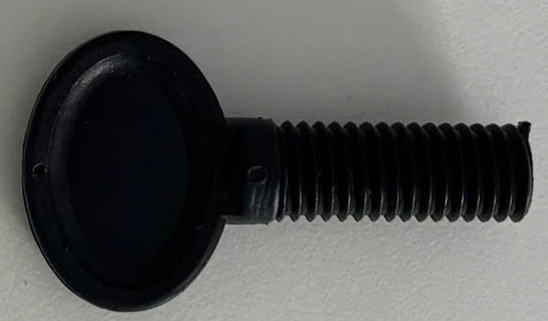
#> input picture src/data/sample/sample.jpg, 548 x 321 px, found by its file name
$ python mutil_matching_v3.py
#> lines starting #> are read from the running program, lines starting #| are printed output that depends on the picture; long printed decimals are rounded
import cv2
import numpy as np
import matplotlib.pyplot as plt

def rotate_image_keep_all(img, angle, borderValue=(255,255,255)):
    (h, w) = img.shape[:2]
    angle_rad = np.deg2rad(angle)
    cos = abs(np.cos(angle_rad))
    sin = abs(np.sin(angle_rad))
    new_w = int(h * sin + w * cos)
    new_h = int(h * cos + w * sin)
    M = cv2.getRotationMatrix2D((w/2, h/2), angle, 1.0)
    M[0,2] += (new_w - w) / 2
    M[1,2] += (new_h - h) / 2
    return cv2.warpAffine(img, M, (new_w, new_h), flags=cv2.INTER_LINEAR, borderValue=borderValue)

def match_and_draw_box_rotated(template_path, scene_path, use_akaze=True,
                               coarse_step=10, refine_window=5, refine_step=1,
                               ratio_test=0.75, min_inliers=8, resize_factor=0.5, debug=True):
    # Đọc ảnh
#> called with template_path = 'src\\data\\sample\\sample.jpg', scene_path = 'src\\data\\sample\\5.jpg', use_akaze = False, coarse_step = 10, refine_window = 5, refine_step = 1, ratio_test = 0.75, min_inliers = 8
    template = cv2.imread(template_path, cv2.IMREAD_GRAYSCALE)
#> template: shape (321, 548); min 0, max 199, mean 87.5
    scene = cv2.imread(scene_path, cv2.IMREAD_GRAYSCALE)
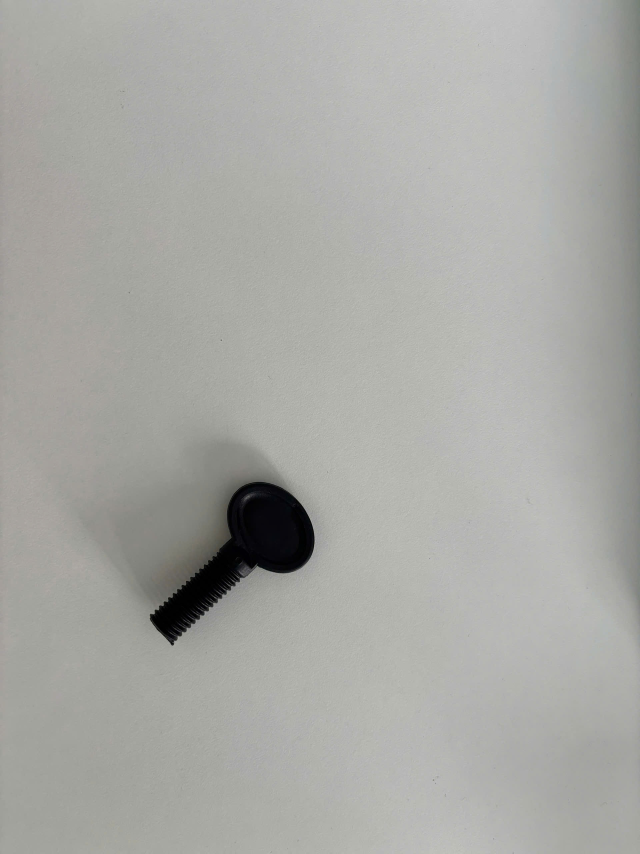
#> input picture src/data/sample/5.jpg, 1920 x 2560 px, found by its file name (shown at 1/3 size)
#> scene: shape (2560, 1920); min 0, max 206, mean 168.3
    if template is None or scene is None:
        raise FileNotFoundError("Không đọc được ảnh template hoặc scene")

    # Resize cho nhanh
    if resize_factor:
        template = cv2.resize(template, (0,0), fx=resize_factor, fy=resize_factor)
#> template: shape (160, 274)
        scene = cv2.resize(scene, (0,0), fx=resize_factor, fy=resize_factor)
#> scene: shape (1280, 960)

    # Detector
    detector = cv2.AKAZE_create() if use_akaze else cv2.SIFT_create()
    kp2, des2 = detector.detectAndCompute(scene, None)
#> kp2 = 130 keypoints; strongest (x, y, size): (401, 793, 96.2), (259, 927, 41.9), (258, 966, 3.1), (257, 957, 10.6)
    if des2 is None:
        print("Không có đặc trưng trong scene.")
        return

    # Matcher
    if use_akaze:
        matcher = cv2.BFMatcher(cv2.NORM_HAMMING)
    else:
        FLANN_INDEX_KDTREE = 1
        index_params = dict(algorithm=FLANN_INDEX_KDTREE, trees=5)
        search_params = dict(checks=50)
        matcher = cv2.FlannBasedMatcher(index_params, search_params)

    best = {'inliers': 0, 'angle': None, 'M': None, 'dst': None, 'good': []}

    def process_one(rot_tpl):
        kp1, des1 = detector.detectAndCompute(rot_tpl, None)
        if des1 is None:
            return None

        matches = matcher.knnMatch(des1, des2, k=2)
        good = []
        for m, n in matches:
            if m.distance < ratio_test * n.distance:
                good.append(m)
        if len(good) < 3:
            return None

        # Dùng affine transform thay vì homography
        good = sorted(good, key=lambda x: x.distance)[:20]
        src_pts = np.float32([kp1[m.queryIdx].pt for m in good]).reshape(-1,1,2)
        dst_pts = np.float32([kp2[m.trainIdx].pt for m in good]).reshape(-1,1,2)
        M, inliers = cv2.estimateAffinePartial2D(src_pts, dst_pts, method=cv2.RANSAC)

        if M is None or inliers is None:
            return None

        inliers_count = int(inliers.sum())
        h, w = rot_tpl.shape[:2]
        pts = np.float32([[0,0],[w,0],[w,h],[0,h]]).reshape(-1,1,2)
        dst = cv2.transform(pts, M)
        return {'inliers': inliers_count, 'M': M, 'dst': dst, 'good': good, 'kp1': kp1}

    # coarse search
    for angle in range(0, 360, coarse_step):
        rot = rotate_image_keep_all(template, angle)
        res = process_one(rot)
        if res and res['inliers'] > best['inliers']:
            best.update(res)
            best['angle'] = angle
        if debug:
            print(f"[coarse] angle={angle} inliers={res['inliers'] if res else 0}")
#> this loop made 36 passes
#> (matches in process_one, inliers_count in process_one) on passes 5, 6, 7, 8, 12, 13, 14, 15, 16, 17, 22, 23: (142 matches, 14), (139 matches, 8), (138 matches, 7), (128 matches, 9), (141 matches, 5), (132 matches, 6), (142 matches, 15), (154 matches, 9), (143 matches, 7), (130 matches, 9), (131 matches, 7), (141 matches, 14)
#> (matches in process_one, inliers in process_one, inliers_count in process_one) on passes 1, 2, 3, 4, 9, 10: (93 matches, [1, 0, 0, 0, 1], 2), (125 matches, [0, 1, 1, 1, 1, 0, 0, 0, 0], 4), (136 matches, [0, 1, 1, 1, 1, 0, 0, 0, 0, 0, 0], 4), (126 matches, [0, 0, 1, 1, 1, 1, 1, 1, 0, 0, 0, 0, 0], 6), (118 matches, [0, 0, 0, 0, 1, 1, 1, 1, 1, 0, 1, 0, 0], 6), (95 matches, [0, 0, 1, 1, 0, 1], 3)
#| [coarse] angle=0 inliers=2
#| [coarse] angle=10 inliers=4
#| [coarse] angle=20 inliers=4
#| [coarse] angle=30 inliers=6
#| [coarse] angle=40 inliers=14
#| [coarse] angle=50 inliers=8
#| [coarse] angle=60 inliers=7
#| [coarse] angle=70 inliers=9
#> (further printed lines are left out)
#> pass 3, in match_and_draw_box_rotated, `rot = rotate_image_keep_all(template, angle)`:
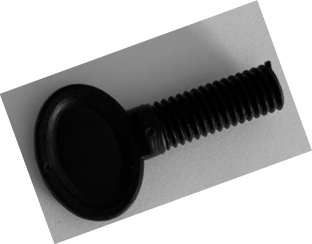
#> rot: shape (244, 312); min 0, max 255, mean 158.5
#> after the loop:
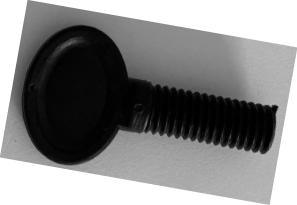
#> rot: shape (205, 297); min 0, max 255, mean 134.3
#> after the loop, best = 6 items

    if best['angle'] is None:
        print("Không tìm thấy góc phù hợp (coarse search).")
        return

    # refine search
    start = max(0, best['angle'] - refine_window)
#> start = 125
    end = min(359, best['angle'] + refine_window)
#> end = 135
    for angle in range(start, end+1, refine_step):
        rot = rotate_image_keep_all(template, angle)
        res = process_one(rot)
        if res and res['inliers'] > best['inliers']:
            best.update(res)
            best['angle'] = angle
        if debug:
            print(f"[refine] angle={angle} inliers={res['inliers'] if res else 0}")
#> this loop made 11 passes
#> (matches in process_one, inliers_count in process_one) on passes 1 to 10: (146 matches, 9), (155 matches, 13), (144 matches, 12), (146 matches, 16), (149 matches, 12), (142 matches, 15), (144 matches, 13), (146 matches, 11), (159 matches, 14), (156 matches, 13)
#| [refine] angle=125 inliers=9
#| [refine] angle=126 inliers=13
#| [refine] angle=127 inliers=12
#| [refine] angle=128 inliers=16
#| [refine] angle=129 inliers=12
#| [refine] angle=130 inliers=15
#| [refine] angle=131 inliers=13
#| [refine] angle=132 inliers=11
#> (further printed lines are left out)
#> pass 1, in match_and_draw_box_rotated, `rot = rotate_image_keep_all(template, angle)`:
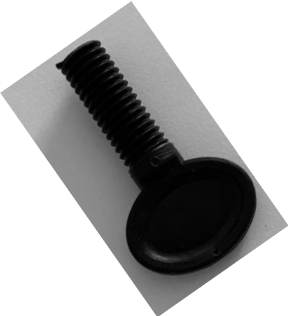
#> rot: shape (316, 288); min 0, max 255, mean 174.3
#> pass 3, in match_and_draw_box_rotated, `rot = rotate_image_keep_all(template, angle)`:
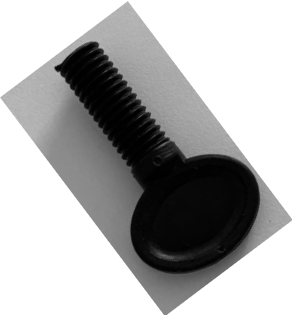
#> rot: shape (315, 292); min 0, max 255, mean 175.1
#> after the loop:
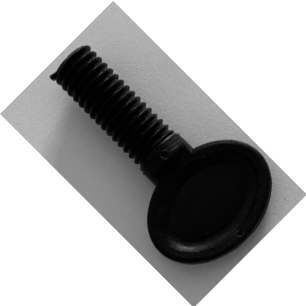
#> rot: shape (306, 306); min 0, max 255, mean 176.5

    if best['inliers'] < min_inliers:
        print("Không đủ inliers để xác định affine transform.")
        return

    # Hiển thị kết quả
    print(f"\n✅ Best angle: {best['angle']}°, Inliers: {best['inliers']}")
#| ✅ Best angle: 128°, Inliers: 16
    print("Affine matrix:\n", best['M'])
#| Affine matrix:
#|  [[  0.          -0.         394.799]
#|  [  0.           0.         851.397 ]]

    # Warp template sang scene (theo affine)
    aligned = cv2.warpAffine(template, best['M'], (scene.shape[1], scene.shape[0]))
#> aligned: shape (1280, 960); every value is 136
    cv2.imshow("Warped Template", aligned)

    # Vẽ box trên ảnh scene
    scene_color = cv2.cvtColor(scene, cv2.COLOR_GRAY2BGR)
    cv2.polylines(scene_color, [np.int32(best['dst'])], True, (0,255,0), 3)
#> scene_color: shape (1280, 960, 3); mean B, G, R 168.4, 168.4, 168.4

    # Hiển thị match
    matched = cv2.drawMatches(template, best['kp1'], scene_color, kp2, best['good'], None,
                              flags=cv2.DrawMatchesFlags_NOT_DRAW_SINGLE_POINTS)
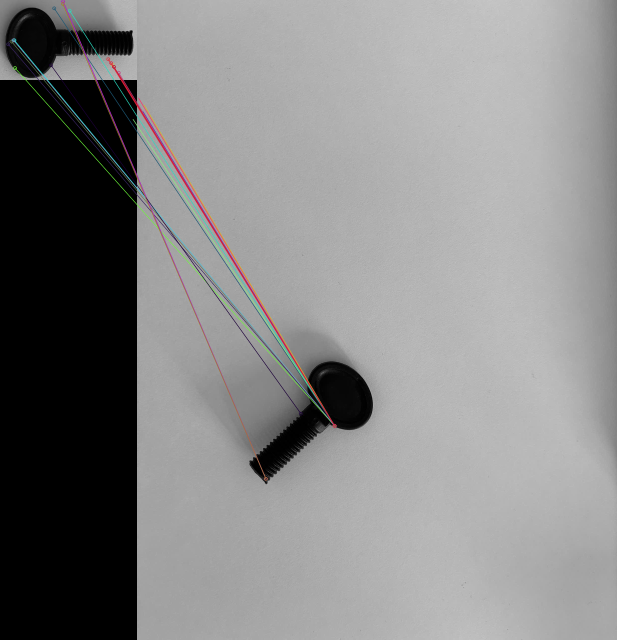
#> matched: shape (1280, 1234, 3) (shown at 1/2 size); mean B, G, R 133.4, 133.4, 133.5
    plt.figure(figsize=(14,7))
    plt.imshow(matched[...,::-1])
    plt.axis("off")
    plt.title(f"Best angle: {best['angle']}°, Inliers: {best['inliers']}")
    plt.show()

    cv2.waitKey(0)
    cv2.destroyAllWindows()

# --- Test ---
match_and_draw_box_rotated(
    r"src\data\sample\sample.jpg",
    r"src\data\sample\5.jpg",
    use_akaze=False,
    coarse_step=10,
    refine_window=5,
    refine_step=1,
    resize_factor=0.5,
    debug=True
)
